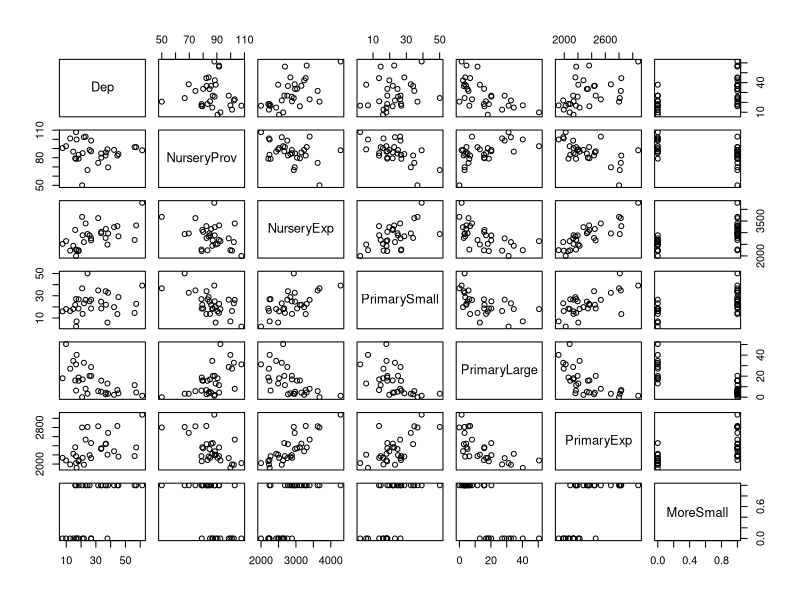
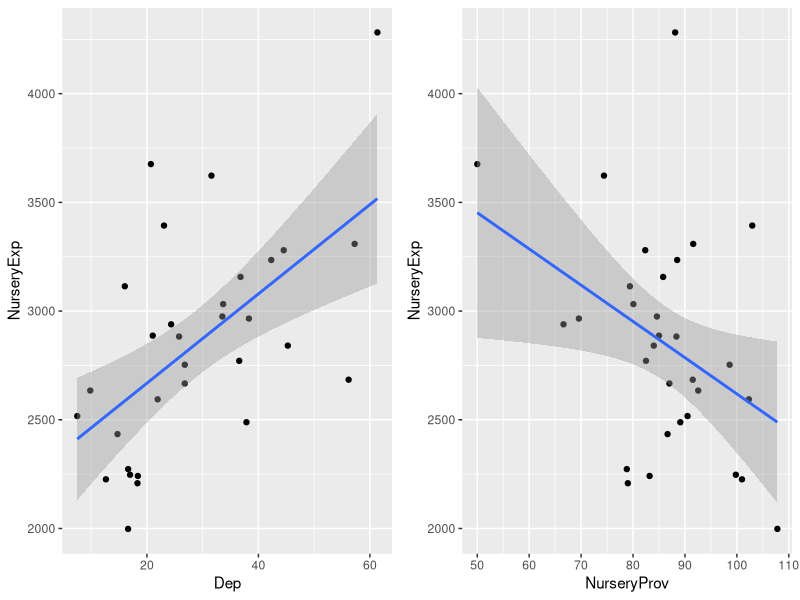

The R source for these figures, in order:
## ---- chunk 1
knitr::opts_chunk$set(echo = TRUE)
## ---- chunk 2
library(arm)
library(ggplot2)
library(car)
library(gridExtra)
nursery_df <- read.table("NurserySchools.txt", header = TRUE)
head(nursery_df, 5)
summary(nursery_df)
## ---- chunk 3
pairs(nursery_df[,-1])

## ---- chunk 4
with(nursery_df, cor(Dep, NurseryExp))
with(nursery_df, cor(NurseryProv,NurseryExp))
## ---- chunk 5

p1 <- ggplot(data = nursery_df, aes(x=Dep, y= NurseryExp)) + geom_point() + geom_smooth(method = "lm")
p2 <- ggplot(data = nursery_df, aes(x=NurseryProv , y= NurseryExp)) + geom_point() + geom_smooth(method = "lm")

grid.arrange(p1,p2,nrow=1)
## ---- chunk 6
out1 <- which(nursery_df$NurseryExp==max(nursery_df$NurseryExp))
 
first_lm <- lm(NurseryExp ~ Dep + NurseryProv , data = nursery_df)

display(first_lm)

## ---- chunk 7
newdf_nursery <- nursery_df[-out1,]

imp_first <- lm(NurseryExp ~ Dep + NurseryProv , data = newdf_nursery)
display(imp_first)

## ---- chunk 8
show_outliers<- function(the.linear.model,topN){
#length of data
n=length(fitted(the.linear.model))
#number of parameters estimated
p=length(coef(the.linear.model))
#standardised residuals over 3
res.out<-which(abs(rstandard(the.linear.model))>3) #sometimes >2
#topN values
res.top<-head(rev(sort(abs(rstandard(the.linear.model)))),topN)
#high leverage values
lev.out<-which(lm.influence(the.linear.model)$hat>2*p/n)
#topN values
lev.top<-head(rev(sort(lm.influence(the.linear.model)$hat)),topN)
#high diffits
dffits.out<-which(dffits(the.linear.model)>2*sqrt(p/n))
#topN values
dffits.top<-head(rev(sort(dffits(the.linear.model))),topN)
#Cook's over 1
cooks.out<-which(cooks.distance(the.linear.model)>1)
#topN cooks
cooks.top<-head(rev(sort(cooks.distance(the.linear.model))),topN)
#Create a list with the statistics -- cant do a data frame as different lengths 
list.of.stats<-list(Std.res=res.out,Std.res.top=res.top, Leverage=lev.out, Leverage.top=lev.top, DFFITS=dffits.out, DFFITS.top=dffits.top, Cooks=cooks.out,Cooks.top=cooks.top)
#return the statistics
list.of.stats }

show_outliers(first_lm, 5)


## ---- chunk 9
nursery_df[c(18,28), 2:4]
## ---- chunk 10

## ---- chunk 11

## ---- chunk 12
